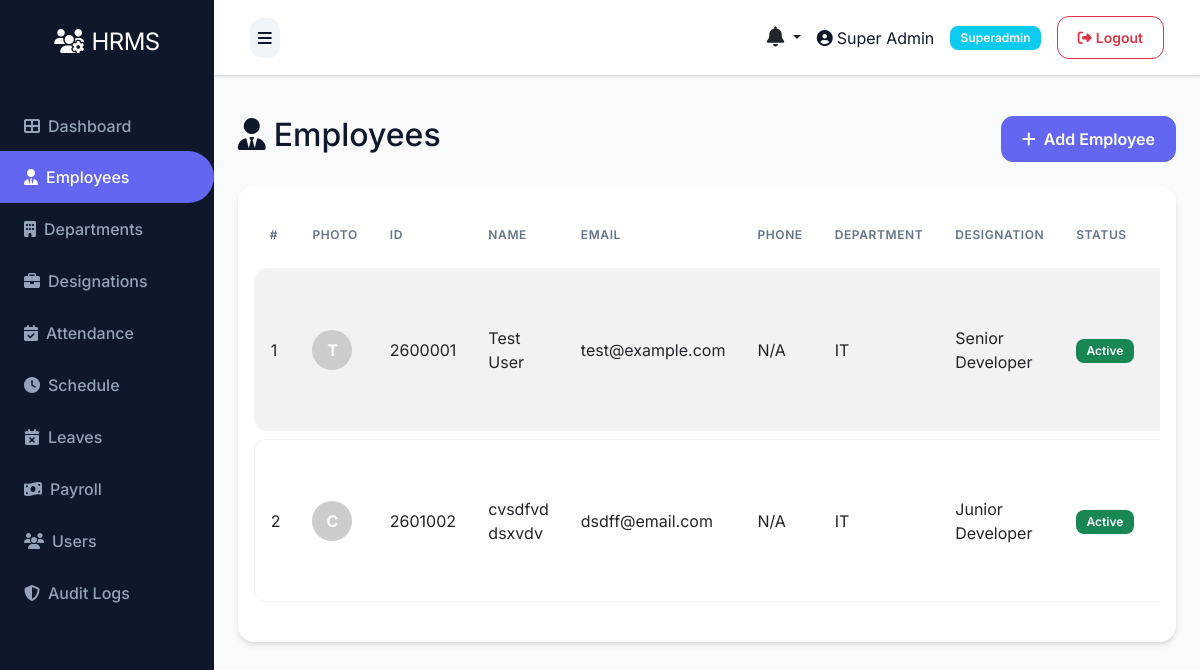
Page /employee/ (signed in) on the committed database.
### models.py (models this page shows, shortened)
class User(UserMixin, db.Model):
    __tablename__ = 'users'
    id = db.Column(db.Integer, primary_key=True)
    role_id = db.Column(db.Integer, db.ForeignKey('roles.id'), nullable=False)
    name = db.Column(db.String(100), nullable=False)
    email = db.Column(db.String(100), unique=True, nullable=False)
    phone = db.Column(db.String(20))
    status = db.Column(db.String(20), default='active')
    password = db.Column(db.String(255), nullable=False)
    remember_token = db.Column(db.String(100))
    email_verified_at = db.Column(db.DateTime)
    created_at = db.Column(db.DateTime, default=datetime.utcnow)
    updated_at = db.Column(db.DateTime, default=datetime.utcnow, onupdate=datetime.utcnow)

class Role(db.Model):
    __tablename__ = 'roles'
    id = db.Column(db.Integer, primary_key=True)
    name = db.Column(db.String(50), unique=True, nullable=False)
    description = db.Column(db.Text)
    created_at = db.Column(db.DateTime, default=datetime.utcnow)
    updated_at = db.Column(db.DateTime, default=datetime.utcnow, onupdate=datetime.utcnow)
    users = db.relationship('User', backref='role', lazy=True)

class Employee(db.Model):
    __tablename__ = 'employees'
    id = db.Column(db.Integer, primary_key=True)
    department_id = db.Column(db.Integer, db.ForeignKey('departments.id'))
    designation_id = db.Column(db.Integer, db.ForeignKey('designations.id'))
    schedule_id = db.Column(db.Integer, db.ForeignKey('schedules.id'))
    firstname = db.Column(db.String(100), nullable=False)
    lastname = db.Column(db.String(100), nullable=False)
    unique_id = db.Column(db.String(50), unique=True)
    email = db.Column(db.String(100), unique=True)
    phone = db.Column(db.String(20))
    address = db.Column(db.Text)
    dob = db.Column(db.Date)
    gender = db.Column(db.String(10))
    religion = db.Column(db.String(50))
    marital = db.Column(db.String(20))
    image = db.Column(db.String(255))  # Store image filename
    aadhar_file = db.Column(db.String(255))
    resume_file = db.Column(db.String(255))
    status = db.Column(db.String(20), default='active')
    created_at = db.Column(db.DateTime, default=datetime.utcnow)
    updated_at = db.Column(db.DateTime, default=datetime.utcnow, onupdate=datetime.utcnow)
    attendances = db.relationship('Attendance', backref='employee', lazy=True, cascade='all, delete-orphan')
    checks = db.relationship('Check', backref='employee', lazy=True, cascade='all, delete-orphan')
    salary = db.relationship('Salary', backref='employee', uselist=False, cascade='all, delete-orphan')
    leaves = db.relationship('Leave', backref='employee', lazy=True, cascade='all, delete-orphan')
    late_times = db.relationship('LateTime', backref='employee', lazy=True, cascade='all, delete-orphan')
    over_times = db.relationship('OverTime', backref='employee', lazy=True, cascade='all, delete-orphan')
    payrolls = db.relationship('Payroll', backref='employee', lazy=True, cascade='all, delete-orphan')
    documents = db.relationship('Document', backref='employee', lazy=True, cascade='all, delete-orphan')
    reviews = db.relationship('PerformanceReview', backref='employee', lazy=True, cascade='all, delete-orphan', foreign_keys='PerformanceReview.employee_id')

class Department(db.Model):
    __tablename__ = 'departments'
    id = db.Column(db.Integer, primary_key=True)
    name = db.Column(db.String(100), nullable=False)
    description = db.Column(db.Text)
    created_at = db.Column(db.DateTime, default=datetime.utcnow)
    updated_at = db.Column(db.DateTime, default=datetime.utcnow, onupdate=datetime.utcnow)
    employees = db.relationship('Employee', backref='department', lazy=True)

class Designation(db.Model):
    __tablename__ = 'designations'
    id = db.Column(db.Integer, primary_key=True)
    name = db.Column(db.String(100), nullable=False)
    description = db.Column(db.Text)
    created_at = db.Column(db.DateTime, default=datetime.utcnow)
    updated_at = db.Column(db.DateTime, default=datetime.utcnow, onupdate=datetime.utcnow)
    employees = db.relationship('Employee', backref='designation', lazy=True)

### routes/employee.py (the view)
@bp.route('/')
@login_required
def index():
    employees = Employee.query.all()
    return render_template('admin/employee/index.html', employees=employees)

### templates/admin/employee/index.html (shortened to what this page needs)
{% extends "base.html" %}
{% block content %}
<div class="d-flex justify-content-between align-items-center mb-4">
    <h2><i class="fas fa-user-tie me-2"></i>Employees</h2>
    <a href="{{ url_for('employee.create') }}" class="btn btn-primary">
        <i class="fas fa-plus me-2"></i>Add Employee
    </a>
</div>
<div class="card">
    <div class="card-body">
        <div class="table-responsive">
            <table class="table table-striped table-hover">
                <thead>
                    <tr>
                        <th>#</th>
                        <th>Photo</th>
                        <th>ID</th>
                        <th>Name</th>
                        <th>Email</th>
                        <th>Phone</th>
                        <th>Department</th>
                        <th>Designation</th>
                        <th>Status</th>
                        <th>Actions</th>
                    </tr>
                </thead>
                <tbody>
                    {% if employees %}
                        {% for employee in employees %}
                        <tr>
                            <td>{{ loop.index }}</td>
                            <td>
                                {% if employee.image %}
                                <img src="{{ url_for('static', filename='uploads/employees/' ~ employee.image) }}" alt="{{ employee.firstname }}" style="width: 40px; height: 40px; border-radius: 50%; object-fit: cover;">
                                {% else %}
                                <div style="width: 40px; height: 40px; border-radius: 50%; background-color: #ccc; display: flex; align-items: center; justify-content: center; color: white; font-weight: bold;">{{ employee.firstname[0]|upper if employee.firstname else 'E' }}</div>
                                {% endif %}
                            </td>
                            <td>{{ employee.unique_id or 'N/A' }}</td>
                            <td>{{ employee.firstname }} {{ employee.lastname }}</td>
                            <td>{{ employee.email or 'N/A' }}</td>
                            <td>{{ employee.phone or 'N/A' }}</td>
                            <td>{{ employee.department.name if employee.department else 'N/A' }}</td>
                            <td>{{ employee.designation.name if employee.designation else 'N/A' }}</td>
                            <td>
                                <span class="badge bg-{{ 'success' if employee.status == 'active' else 'danger' }}">
                                    {{ employee.status|title }}
                                </span>
                            </td>
                            <td>
                            </td>
                        </tr>
                        {% endfor %}
                    {% else %}
                        <tr>
                            <td colspan="9" class="text-center">No employees found</td>
                        </tr>
                    {% endif %}
                </tbody>
            </table>
        </div>
    </div>
</div>
{% endblock %}

### templates/base.html (shortened to what this page needs)
<!DOCTYPE html>
<html lang="en">
<head>
    <link href="https://cdn.jsdelivr.net/npm/bootstrap@5.3.0/dist/css/bootstrap.min.css" rel="stylesheet">
    <link rel="stylesheet" href="https://cdnjs.cloudflare.com/ajax/libs/font-awesome/6.4.0/css/all.min.css">
    <link rel="stylesheet" href="{{ url_for('static', filename='css/style.css') }}">
</head>
<body>
    {% if current_user.is_authenticated %}
    {% set role_name = (current_user.role.name if current_user.role and current_user.role.name else 'employee') %}
    {% set dashboard_map = {
        'superadmin': 'admin.superadmin_dashboard',
        'admin': 'admin.admin_dashboard',
        'hr': 'admin.hr_dashboard',
        'payroll': 'admin.payroll_dashboard',
        'moderator': 'admin.moderator_dashboard',
        'employee': 'user.dashboard'
    } %}
    {% set dashboard_endpoint = dashboard_map.get(role_name, 'user.dashboard') %}
    <div class="d-flex" id="wrapper">
        <div id="sidebar-wrapper">
            <div class="sidebar-heading text-center">
                <i class="fas fa-users-cog me-2"></i>HRMS
            </div>
            <div class="list-group list-group-flush mt-3">
                <a href="{{ url_for(dashboard_endpoint) }}" class="list-group-item list-group-item-action {{ 'active' if request.endpoint == dashboard_endpoint else '' }}">
                    <i class="fas fa-th-large me-2"></i>Dashboard
                </a>
                {% if role_name in ['superadmin', 'hr'] %}
                <a href="{{ url_for('employee.index') }}" class="list-group-item list-group-item-action {{ 'active' if request.endpoint == 'employee.index' else '' }}">
                    <i class="fas fa-user-tie me-2"></i>Employees
                </a>
                <a href="{{ url_for('department.index') }}" class="list-group-item list-group-item-action {{ 'active' if request.endpoint == 'department.index' else '' }}">
                    <i class="fas fa-building me-2"></i>Departments
                </a>
                <a href="{{ url_for('designation.index') }}" class="list-group-item list-group-item-action {{ 'active' if request.endpoint == 'designation.index' else '' }}">
                    <i class="fas fa-briefcase me-2"></i>Designations
                </a>
                {% endif %}
                {% if role_name in ['superadmin', 'hr'] %}
                <a href="{{ url_for('attendance.index') }}" class="list-group-item list-group-item-action {{ 'active' if request.endpoint == 'attendance.index' else '' }}">
                    <i class="fas fa-calendar-check me-2"></i>Attendance
                </a>
                <a href="{{ url_for('schedule.index') }}" class="list-group-item list-group-item-action {{ 'active' if request.endpoint == 'schedule.index' else '' }}">
                    <i class="fas fa-clock me-2"></i>Schedule
                </a>
                {% endif %}
                {% if role_name in ['superadmin', 'hr'] %}
                <a href="{{ url_for('leave.index') }}" class="list-group-item list-group-item-action {{ 'active' if request.endpoint == 'leave.index' else '' }}">
                    <i class="fas fa-calendar-times me-2"></i>Leaves
                </a>
                {% endif %}
                {% if role_name in ['superadmin', 'hr'] %}
                <a href="{{ url_for('payroll.index') }}" class="list-group-item list-group-item-action {{ 'active' if request.endpoint == 'payroll.index' else '' }}">
                    <i class="fas fa-money-bill-wave me-2"></i>Payroll
                </a>
                {% endif %}
                {% if role_name == 'superadmin' %}
                <a href="{{ url_for('user.index') }}" class="list-group-item list-group-item-action {{ 'active' if request.endpoint == 'user.index' else '' }}">
                    <i class="fas fa-users me-2"></i>Users
                </a>
                <a href="{{ url_for('admin.audit_logs') }}" class="list-group-item list-group-item-action {{ 'active' if request.endpoint == 'admin.audit_logs' else '' }}">
                    <i class="fas fa-shield-alt me-2"></i>Audit Logs
                </a>
                {% endif %}
            </div>
        </div>
        <div id="page-content-wrapper" class="w-100">
            <nav class="navbar navbar-expand-lg navbar-light bg-light border-bottom">
                <div class="container-fluid">
                    <button class="btn btn-primary" id="menu-toggle">
                        <i class="fas fa-bars"></i>
                    </button>
                    <div class="ms-auto d-flex align-items-center">
                        <div class="dropdown me-3">
                            <a class="nav-link dropdown-toggle position-relative text-dark" href="#" id="notificationsDropdown" role="button" data-bs-toggle="dropdown" aria-expanded="false">
                                <i class="fas fa-bell fs-5"></i>
                            </a>
                        </div>
                        <span class="me-3">
                            <i class="fas fa-user-circle me-1"></i>{{ current_user.name }}
                        </span>
                        <span class="badge bg-info me-3">{{ role_name|title }}</span>
                        <a href="{{ url_for('auth.logout') }}" class="btn btn-outline-danger btn-sm">
                            <i class="fas fa-sign-out-alt me-1"></i>Logout
                        </a>
                    </div>
                </div>
            </nav>
            <div class="container-fluid p-4">
                {% block content %}{% endblock %}
            </div>
        </div>
    </div>
    {% endif %}
</body>
</html>

### rows in the picture
User: name "Super Admin"
Role: name "Superadmin"
Employee: firstname "T", unique "2600001", firstname "Test", lastname "User", email "test@example.com", phone "N/A", department "IT", designation "Senior Developer", status "Active"
Employee: firstname "C", unique "2601002", firstname "cvsdfvd", lastname "dsxvdv", email "dsdff@email.com", phone "N/A", department "IT", designation "Junior Developer", status "Active"
